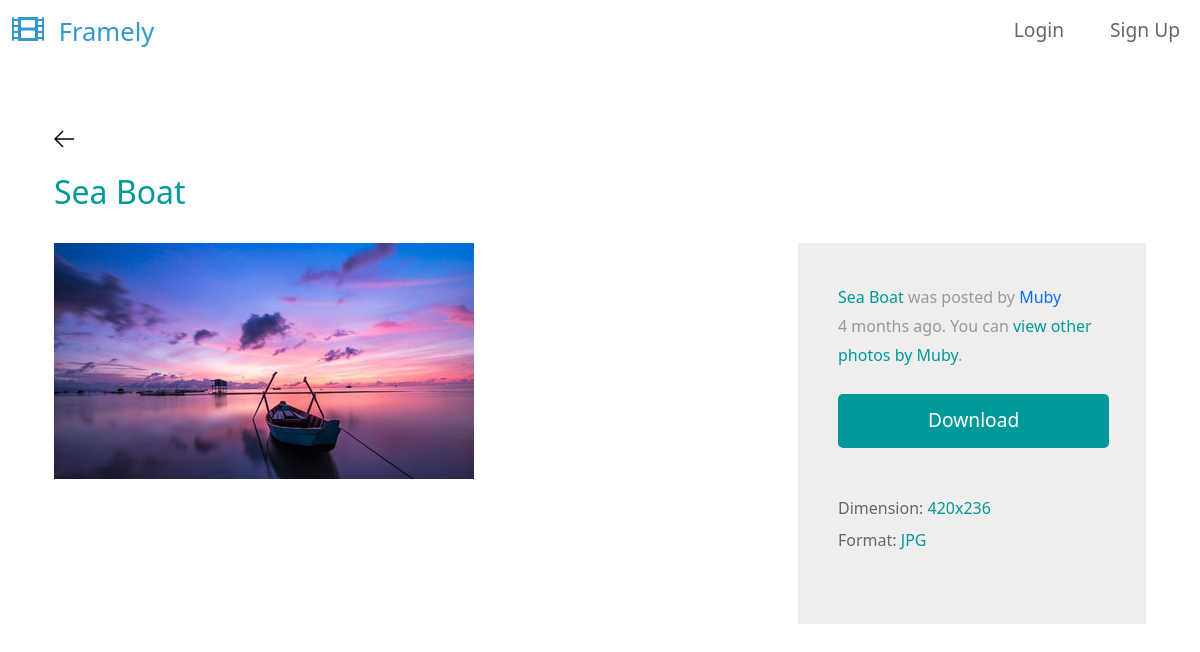
/photo-detail/18/sea-boat/, run on the app's committed database.
### base/models.py (models this page shows, shortened)
class Photo(models.Model):
    user = models.ForeignKey(
        settings.AUTH_USER_MODEL, on_delete=models.CASCADE, null=True, blank=True
    )
    short_title = models.CharField(max_length=15)
    slug = models.SlugField(blank=True)
    image = models.ImageField(max_length=200)
    created = models.DateField(auto_now_add=True)
    views = models.ManyToManyField(
        settings.AUTH_USER_MODEL,
        related_name="photos_viewed",
    )
    class Meta:
        ordering = ["-created", "-id"]

### base/views.py (the view)
class PhotoDetailView(View):
    def get(self, request, pk, slug):
        photo = Photo.objects.get(id=pk, slug=slug)
        image_format = photo.image.name.rsplit(".")[-1].upper()
        if request.user.is_authenticated:
            photo.views.add(request.user)
        return render(
            request, "photo_detail.html", {"photo": photo, "image_format": image_format}
        )

### templates/photo_detail.html
{% extends "base.html" %}
{% block content %}
    <div class="container-fluid tm-container-content tm-mt-60">
        <div class="row mb-4">
            <a href="{{request.META.HTTP_REFERER}}">
                <svg version="1.1" xmlns="http://www.w3.org/2000/svg" width="20" height="20" viewBox="0 0 32 32">
                  <title>arrow-left</title>
                  <path
                    d="M13.723 2.286l-13.723 13.714 13.719 13.714 1.616-1.611-10.96-10.96h27.625v-2.286h-27.625l10.965-10.965-1.616-1.607z"
                  ></path>
                </svg>
              </a>
        </div>
        <div class="row mb-4">
            <h2 class="col-12 tm-text-primary">{{photo.short_title}}</h2>
        </div>
        <div class="row tm-mb-90">
            <div class="col-xl-8 col-lg-7 col-md-6 col-sm-12">
                <img src="{{photo.image.url}}" alt="Image" class="img-fluid">
            </div>
            <div class="col-xl-4 col-lg-5 col-md-6 col-sm-12">
                <div class="tm-bg-gray tm-video-details">
                    <p class="mb-4">
                        <span class="tm-text-primary">{{photo.short_title}}</span> was posted by <a href="#" target="" >{{photo.user.username}}</a> {{photo.created|timesince}} ago. You can <a href="{% url 'photo-list' photo.user.username %}"><span class="tm-text-primary">view other photos by {{photo.user.username}}</span></a>.
                    </p>
                    <div class="text-center mb-5">
                        <a href="{{photo.image.url}}" target="_blank" class="btn btn-primary tm-btn-big">Download</a>
                    </div>
                    <div class="mb-4 d-flex flex-wrap">
                        <div class="mr-4 mb-2">
                            <span class="tm-text-gray-dark">Dimension: </span><span class="tm-text-primary">{{photo.image.width}}x{{photo.image.height}}</span>
                        </div>
                        <div class="mr-4 mb-2">
                            <span class="tm-text-gray-dark">Format: </span><span class="tm-text-primary">{{image_format}}</span>
                        </div>
                    </div>
                </div>
            </div>
        </div>
    </div>
{% endblock %}

### static/css/templatemo-style.css (style rules this page uses)
p { line-height: 1.8; }
a { text-decoration: none; transition: all 0.3s ease; }
.container-fluid { max-width: 1770px; }
.btn { border-radius: 0; }
.btn-primary { background-color: #009999; border: 0; border-radius: 5px; padding: 12px 50px 14px; font-size: 1.2rem; }
.tm-btn-big { padding: 12px 90px 14px; }
.tm-mt-60 { margin-top: 60px; }
.tm-mb-90 { margin-bottom: 90px; }
.tm-text-primary { color: #009999; }
.tm-bg-gray { background-color: #EEEEEE; }
p, .tm-text-gray { color: #999; }
.tm-text-gray-dark { color: #666; }
.tm-video-details { height: 100%; padding: 40px; }

### data on the page
Photo: short_title "Sea Boat", image (picture), user.username "Muby", created "4 months", image.width "420", image.height "236"

### other printed values
{{ image_format }} "JPG"
